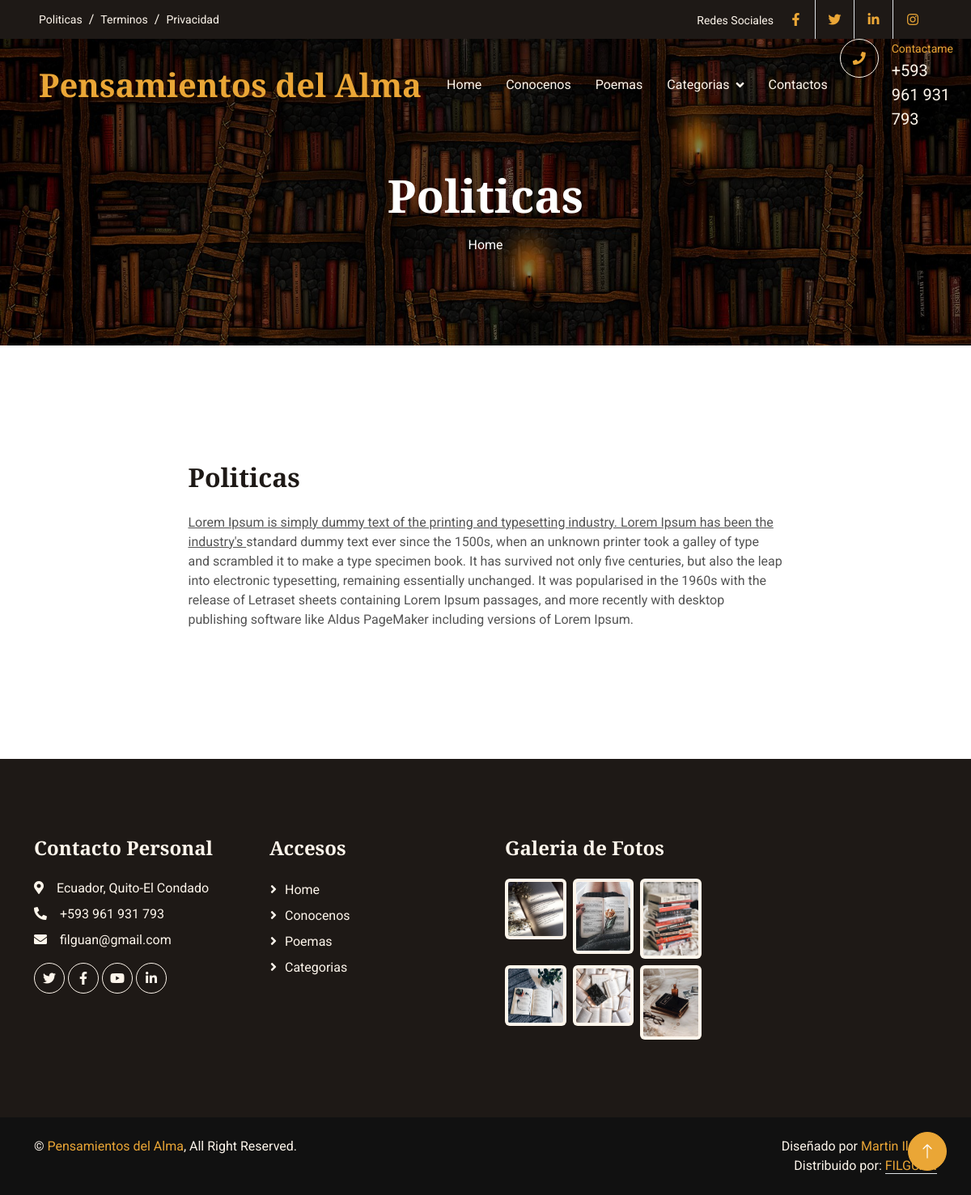
Before: /policies/1/ with the older database file.
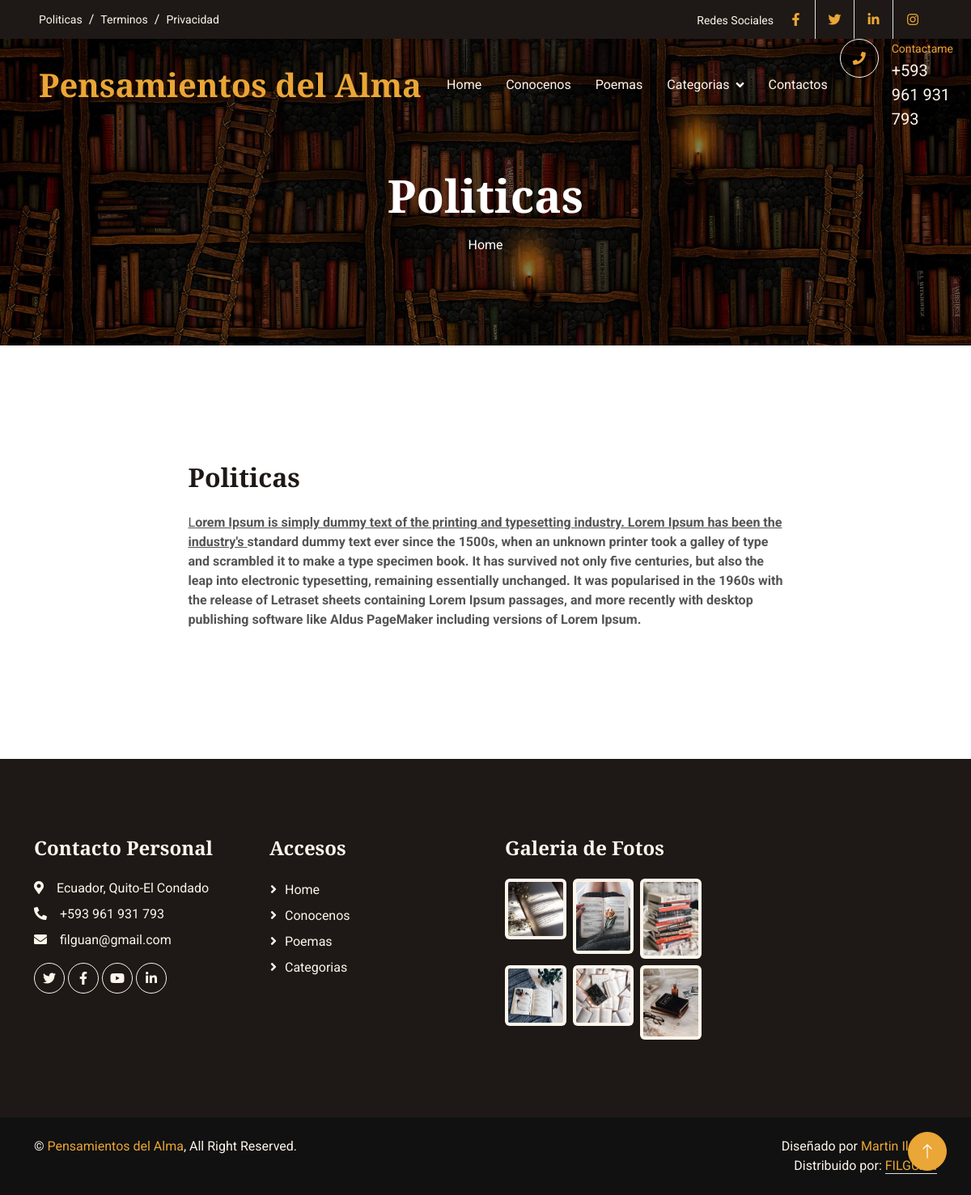
After: the same page with the newer database file.
### pages/models.py (models this page shows, shortened)
class Page(models.Model):
    title=models.CharField(max_length=100, verbose_name="Titulo")
    content=RichTextField(verbose_name="Contenido")
    created=models.DateTimeField(auto_now_add=True, verbose_name="Fecha de Creación")
    updated=models.DateTimeField(auto_now=True, verbose_name="Fecha de Edición")
    class Meta:
        verbose_name="Page"
        verbose_name_plural="Pages"

### pages/views.py (the view)
# urls.py: path('<int:page_id>/', views.policies, name='policies'),
def policies(request, page_id):
    page=get_object_or_404(Page, id=page_id)
    return render(request, 'pages/policies.html', {'page':page})

### pages/templatetags/pages_extras.py (called while the page is built)
@register.simple_tag
def get_pages():
    pages=Page.objects.all()
    return pages

### social/processors.py (called while the page is built)
def ctx_dict(request):
    dict_urls={}
    urls=Social.objects.all()
    for url in urls:
        dict_urls[url.key]=url.url
    return dict_urls

### pages/templates/pages/policies.html (shortened to what this page needs)
{% extends "core/base.html" %}{{clasi}}
{% load static %}
{% block TitleHeader %}
<h1 class="display-4 text-white animated slideInDown mb-3">{{page.title}}</h1>
{% endblock  %}
{% block content %}
<section class="page-section about-heading">
  <div class="container">
    <div class="about-heading-content mbtm">
      <div class="row">
        <div class="col-xl-9 col-lg-10 mx-auto">
          <div class="bg-faded rounded p-5 forced">
            <h2 class="section-heading mb-4">
              <span class="section-heading-lower">{{page.title}}</span>
            </h2>
            <div class="section-content">
              <span class="section-heading-lower">{{page.content|safe}}{% if user.is_authenticated %}<p><a href="{% url 'admin:pages_page_change' page.id %}">Editar</a></p>{% endif %}</span>
          </div>
        </div>
      </div>
    </div>
  </div>
</section>
{% endblock  %}

### core/templates/core/base.html (shortened to what this page needs)
<!DOCTYPE html>
<html lang="es">
<head>
    {% load static %}
    <link href="https://cdnjs.cloudflare.com/ajax/libs/font-awesome/5.10.0/css/all.min.css" rel="stylesheet">
    <link href="https://cdn.jsdelivr.net/npm/bootstrap-icons@1.4.1/font/bootstrap-icons.css" rel="stylesheet">
    <link href="{% static 'core/lib/animate/animate.min.css' %} " rel="stylesheet">
    <link href="{% static 'core/lib/owlcarousel/assets/owl.carousel.min.css' %}" rel="stylesheet">
    <link href="{% static 'core/css/bootstrap.min.css' %}" rel="stylesheet">
    <link href="{% static 'core/css/style.css' %}" rel="stylesheet">
</head>
<body>
    <div class="container-fluid top-bar bg-dark text-light px-0 wow fadeIn" data-wow-delay="0.1s">
        <div class="row gx-0 align-items-center d-none d-lg-flex">
            <div class="col-lg-6 px-5 text-start">
                <ol class="breadcrumb mb-0">
                    {% load pages_extras %}
                    {% get_pages as pages %}
                    {% for page in pages %}
                    <li class="breadcrumb-item"><a class="small text-light" href="{% url 'policies' page.id %}">{{page.title}}</a></li>
                    {% endfor %}
                </ol>
            </div>
            <div class="col-lg-6 px-5 text-end">
                <small>Redes Sociales</small>
                <div class="h-100 d-inline-flex align-items-center">
                    {% if URL_FACEBOOK != null %}
                    <a class="btn-lg-square text-primary border-end rounded-0" href="{{URL_FACEBOOK}}"><i class="fab fa-facebook-f"></i></a>
                    {% endif %}
                    {% if URL_TWITTER != null %}
                    <a class="btn-lg-square text-primary border-end rounded-0" href="{{URL_TWITTER}}"><i class="fab fa-twitter"></i></a>
                    {% endif %}
                    {% if URL_LINKEDLN != null %}
                    <a class="btn-lg-square text-primary border-end rounded-0" href="{{URL_LINKEDLN}}"><i class="fab fa-linkedin-in"></i></a>
                    {% endif %}
                    {% if URL_LINKEDLN != null %}
                    <a class="btn-lg-square text-primary pe-0" href="{{URL_INSTAGRAM}}"><i class="fab fa-instagram"></i></a>
                    {% endif %}
                </div>
            </div>
        </div>
    </div>
    <nav class="navbar navbar-expand-lg navbar-dark fixed-top py-lg-0 px-lg-5 wow fadeIn" data-wow-delay="0.1s">
        <a href="index.html" class="navbar-brand ms-4 ms-lg-0">
            <h1 class="text-primary m-0">Pensamientos del Alma</h1>
        </a>
        <div class="collapse navbar-collapse" id="navbarCollapse">
            <div class="navbar-nav mx-auto p-4 p-lg-0">
                <a href="{% url 'home' %}" class="nav-item nav-link">Home</a>
                <a href="{% url 'about' %}" class="nav-item nav-link ">Conocenos</a>
                <a href="{% url 'poemas' %}" class="nav-item nav-link">Poemas</a>
                <div class="nav-item dropdown">
                    <a href="{% url 'categorias' %}" class="nav-link dropdown-toggle" data-bs-toggle="">Categorias</a>
                </div>
                <a href="{% url 'contact' %}" class="nav-item nav-link">Contactos</a>
            </div>
            <div class=" d-none d-lg-flex">
                <div class="flex-shrink-0 btn-lg-square border border-light rounded-circle">
                    <i class="fa fa-phone text-primary"></i>
                </div>
                <div class="ps-3">
                    <small class="text-primary mb-0">Contactame</small>
                    <p class="text-light fs-5 mb-0">+593 961 931 793</p>
                </div>
            </div>
        </div>
    </nav>
    <div class="container-fluid page-header py-6 wow fadeIn" data-wow-delay="0.1s">
        <div class="container text-center pt-5 pb-3">
            <h1 class="display-4 text-white animated slideInDown mb-3">{% block TitleHeader %}{% endblock  %}</h1>
            <nav aria-label="breadcrumb animated slideInDown">
                <ol class="breadcrumb justify-content-center mb-0">
                    <li class="breadcrumb-item"><a class="text-white" href="{% url 'home' %}">Home</a></li>
                </ol>
            </nav>
        </div>
    </div>
    {% block content %}{% endblock  %}
    <div class="container-fluid bg-dark text-light footer my-6 mb-0 py-5 wow fadeIn" data-wow-delay="0.1s">
        <div class="container py-5">
            <div class="row g-5">
                <div class="col-lg-3 col-md-6">
                    <h4 class="text-light mb-4">Contacto Personal</h4>
                    <p class="mb-2"><i class="fa fa-map-marker-alt me-3"></i>Ecuador, Quito-El Condado</p>
                    <p class="mb-2"><i class="fa fa-phone-alt me-3"></i>+593 961 931 793</p>
                    <p class="mb-2"><i class="fa fa-envelope me-3"></i>filguan@gmail.com</p>
                    <div class="d-flex pt-2">
                        <a class="btn btn-square btn-outline-light rounded-circle me-1" href="https://twitter.com/?lang=es"><i class="fab fa-twitter"></i></a>
                        <a class="btn btn-square btn-outline-light rounded-circle me-1" href="https://www.facebook.com/?locale=es_LA"><i class="fab fa-facebook-f"></i></a>
                        <a class="btn btn-square btn-outline-light rounded-circle me-1" href="https://www.youtube.com/"><i class="fab fa-youtube"></i></a>
                        <a class="btn btn-square btn-outline-light rounded-circle me-0" href="https://ec.linkedin.com/"><i class="fab fa-linkedin-in"></i></a>
                    </div>
                </div>
                <div class="col-lg-3 col-md-6">
                    <h4 class="text-light mb-4">Accesos</h4>
                    <a href="{% url 'home' %}" class="btn btn-link" >Home</a>
                    <a href="{% url 'about' %}" class="btn btn-link">Conocenos</a>
                    <a href="{% url 'poemas' %}" class="btn btn-link">Poemas</a>
                    <a href="{% url 'categorias' %}" class="btn btn-link">Categorias</a>
                </div>
                <div class="col-lg-3 col-md-6">
                    <h4 class="text-light mb-4">Galeria de Fotos</h4>
                    <div class="row g-2">
                        <div class="col-4">
                            <img class="img-fluid bg-light rounded p-1" src="{% static 'core/img/libro1.jpg' %}" alt="Image">
                        </div>
                        <div class="col-4">
                            <img class="img-fluid bg-light rounded p-1" src="{% static 'core/img/libro2.jpg' %}" alt="Image">
                        </div>
                        <div class="col-4">
                            <img class="img-fluid bg-light rounded p-1" src="{% static 'core/img/libro3.jpg' %}" alt="Image">
                        </div>
                        <div class="col-4">
                            <img class="img-fluid bg-light rounded p-1" src="{% static 'core/img/libro4.jpg' %}" alt="Image">
                        </div>
                        <div class="col-4">
                            <img class="img-fluid bg-light rounded p-1" src="{% static 'core/img/libro5.jpg' %}" alt="Image">
                        </div>
                        <div class="col-4">
                            <img class="img-fluid bg-light rounded p-1" src="{% static 'core/img/libro6.jpg' %}" alt="Image">
                        </div>
                    </div>
                </div>
            </div>
        </div>
    </div>
    <div class="container-fluid copyright text-light py-4 wow fadeIn" data-wow-delay="0.1s">
        <div class="container">
            <div class="row">
                <div class="col-md-6 text-center text-md-start mb-3 mb-md-0">
                    &copy; <a href="#">Pensamientos del Alma</a>, All Right Reserved.
                </div>
                <div class="col-md-6 text-center text-md-end">
                    Diseñado por <a href="https://htmlcodex.com">Martin Ilguán</a>
                    <br>Distribuido por: <a class="border-bottom" href="https://themewagon.com" target="_blank">FILGUAN</a>
                </div>
            </div>
        </div>
    </div>
    <a href="#" class="btn btn-lg btn-primary btn-lg-square rounded-circle back-to-top"><i class="bi bi-arrow-up"></i></a>
</body>
</html>

### core/static/core/css/style.css (style rules this page uses)
:root { --primary: #EAA636; --secondary: #545454; --light: #FDF5EB; --dark: #1E1916; }
h4, h5, h6, .h4, .h5, .h6 { font-weight: 600 !important; }
.py-6 { padding-top: 6rem; padding-bottom: 6rem; }
.my-6 { margin-top: 6rem; margin-bottom: 6rem; }
.back-to-top { position: fixed; display: none; right: 30px; bottom: 30px; z-index: 99; }
.btn { font-weight: 500; transition: .5s; }
.btn.btn-primary { color: #FFFFFF; }
.btn-square { width: 38px; height: 38px; }
.btn-lg-square { width: 48px; height: 48px; }
.btn-square, .btn-sm-square, .btn-lg-square { padding: 0; display: flex; align-items: center; justify-content: center; font-weight: normal; }
.navbar .dropdown-toggle::after { border: none; content: "\f107"; font-family: "Font Awesome 5 Free"; font-weight: 900; vertical-align: middle; margin-left: 8px; }
.navbar .navbar-nav .nav-link { padding: 35px 15px; color: var(--light); outline: none; }
.navbar.fixed-top { transition: .5s; }
.page-header { margin-bottom: 6rem; background: linear-gradient(rgba(0, 0, 0, .5), rgba(0, 0, 0, .5)), url(../img/portada.jpg) center center no-repeat; background-size: cover; }
.breadcrumb-item+.breadcrumb-item::before { color: var(--light); }
.footer .btn.btn-link { display: block; margin-bottom: 5px; padding: 0; text-align: left; color: var(--light); font-weight: normal; text-transform: capitalize; transition: .3s; }
.footer .btn.btn-link::before { position: relative; content: "\f105"; font-family: "Font Awesome 5 Free"; font-weight: 900; color: var(--light); margin-right: 10px; }
.copyright { background: #111111; }
.copyright a { color: var(--primary); }

Changed rows visible on the page:
changed Page "Politicas": content "Lorem Ipsum is simply dummy…" → "L orem Ipsum is simply dummy…"
